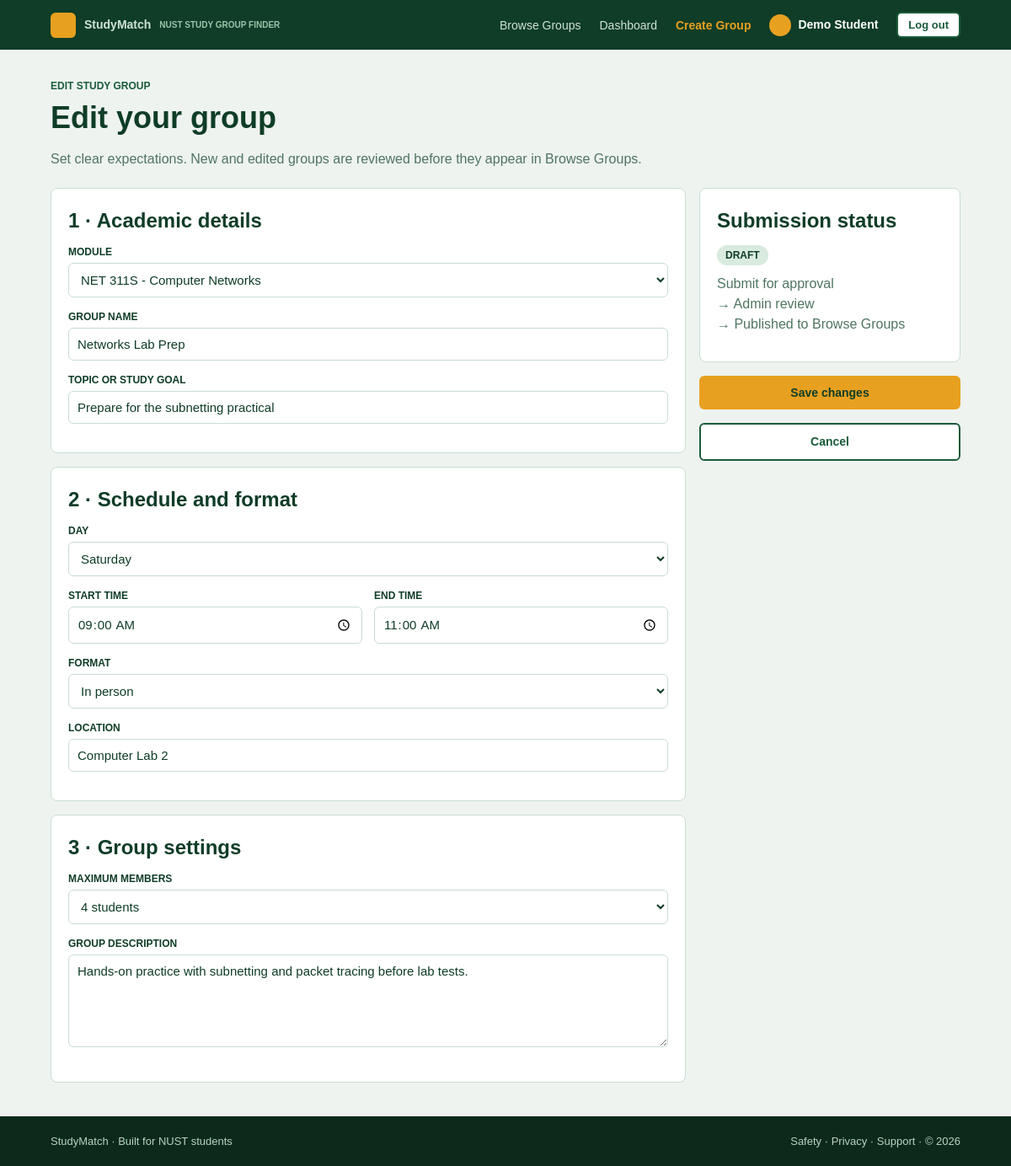
/studymatch-php/create-group.php?id=3 (signed in), run on the app's committed database.
### tables this page shows
CREATE TABLE study_groups (
  id           INT AUTO_INCREMENT PRIMARY KEY,
  module_id    INT NOT NULL,
  host_id      INT NOT NULL,
  title        VARCHAR(100) NOT NULL,
  study_goal   VARCHAR(150) NOT NULL,
  description  TEXT NOT NULL,
  day_of_week  ENUM('Monday','Tuesday','Wednesday','Thursday','Friday','Saturday','Sunday') NOT NULL,
  start_time   TIME NOT NULL,
  end_time     TIME NOT NULL,
  study_format ENUM('In person','Online') NOT NULL DEFAULT 'In person',
  location     VARCHAR(120) NOT NULL,
  max_members  INT NOT NULL DEFAULT 6,
  status       ENUM('pending','approved','rejected') NOT NULL DEFAULT 'pending',
  created_at   TIMESTAMP DEFAULT CURRENT_TIMESTAMP,
  FOREIGN KEY (module_id) REFERENCES modules(id),
  FOREIGN KEY (host_id)   REFERENCES users(id) ON DELETE CASCADE
);

CREATE TABLE modules (
  id   INT AUTO_INCREMENT PRIMARY KEY,
  code VARCHAR(10)  NOT NULL UNIQUE,
  name VARCHAR(120) NOT NULL
);

### studymatch-php/includes/db.php (called while the page is built, shortened)
<?php
$db_host = 'localhost';
$db_user = 'root';
$db_pass = '';
$db_name = 'studymatch';
function db() {
    global $db_host, $db_user, $db_pass, $db_name;
    static $conn = null;
    if ($conn !== null) {
        return $conn;
    }
    $conn = new mysqli($db_host, $db_user, $db_pass, $db_name);
    $conn->set_charset('utf8mb4');
    return $conn;
}

### studymatch-php/includes/helpers.php (called while the page is built, shortened)
<?php
function fmt_time($t) {
    return substr($t, 0, 5);
}
function fetch_all($sql, $types = '', $params = []) {
    $stmt = db()->prepare($sql);
    if ($types !== '') {
        $stmt->bind_param($types, ...$params);
    }
    $stmt->execute();
    $result = $stmt->get_result();
    $rows = [];
    while ($row = $result->fetch_assoc()) {
        $rows[] = $row;
    }
    return $rows;
}
function fetch_one($sql, $types = '', $params = []) {
    $rows = fetch_all($sql, $types, $params);
    return $rows[0] ?? null;
}

### studymatch-php/includes/auth.php (called while the page is built, shortened)
<?php
function current_user() {
    return [
        'id'   => (int)$_SESSION['user_id'],
        'name' => $_SESSION['user_name'],
        'role' => $_SESSION['user_role']
    ];
}
function require_login() {
    $user = current_user();
    return $user;
}
function e($text) {
    return htmlspecialchars((string)$text, ENT_QUOTES, 'UTF-8');
}

### studymatch-php/create-group.php (the view, shortened to what this page needs)
<?php
require __DIR__ . '/includes/auth.php';
require __DIR__ . '/includes/db.php';
require __DIR__ . '/includes/helpers.php';
$user = require_login();
$modules = fetch_all('SELECT id, code, name FROM modules ORDER BY code');
$edit_id = 0;
$module_id = '';
$title = '';
$study_goal = '';
$day_of_week = 'Tuesday';
$start_time = '16:00';
$end_time = '18:00';
$study_format = 'In person';
$location = 'NUST Library · Room 3';
$max_members = '6';
$description = '';
if (isset($_GET['id'])) {
    $edit_id = (int)$_GET['id'];
    $row = fetch_one('SELECT * FROM study_groups WHERE id = ? AND host_id = ?', 'ii', [$edit_id, $user['id']]);
    $module_id = $row['module_id'];
    $title = $row['title'];
    $study_goal = $row['study_goal'];
    $day_of_week = $row['day_of_week'];
    $start_time = fmt_time($row['start_time']);
    $end_time = fmt_time($row['end_time']);
    $study_format = $row['study_format'];
    $location = $row['location'];
    $max_members = $row['max_members'];
    $description = $row['description'];
}
require __DIR__ . '/includes/header.php';
?>
<main>
    <div class="container">
        <div class="page-title">
            <span class="small-label" style="color:#1a5c3a"><?= $edit_id == 0 ? 'NEW STUDY GROUP' : 'EDIT STUDY GROUP' ?></span>
            <h1><?= $edit_id == 0 ? 'Create a group' : 'Edit your group' ?></h1>
            <p class="muted">Set clear expectations. New and edited groups are reviewed before they appear in Browse Groups.</p>
        </div>
        <form class="two-column validate" method="post" action="create-group.php">
            <div class="stack">
                <section class="card">
                    <h2>1 · Academic details</h2>
                    <div class="field">
                        <label for="module">Module</label>
                        <select id="module" name="module_id" required>
                            <?php foreach ($modules as $m): ?>
                                <option value="<?= (int)$m['id'] ?>" <?= $module_id == $m['id'] ? 'selected' : '' ?>><?= e($m['code']) ?> - <?= e($m['name']) ?></option>
                            <?php endforeach; ?>
                        </select>
                    </div>
                    <div class="field">
                        <label for="title">Group name</label>
                        <input type="text" id="title" name="title" maxlength="100" placeholder="Data Structures &amp; Algorithms" required value="<?= e($title) ?>">
                    </div>
                    <div class="field">
                        <label for="goal">Topic or study goal</label>
                        <input type="text" id="goal" name="study_goal" maxlength="150" placeholder="Exam prep: trees, graphs and complexity" required value="<?= e($study_goal) ?>">
                    </div>
                </section>
                <section class="card">
                    <h2>2 · Schedule and format</h2>
                    <div class="field">
                        <label for="day">Day</label>
                        <select id="day" name="day_of_week">
                            <?php foreach (DAYS as $d): ?>
                                <option <?= $day_of_week === $d ? 'selected' : '' ?>><?= e($d) ?></option>
                            <?php endforeach; ?>
                        </select>
                    </div>
                    <div class="row-2">
                        <div class="field">
                            <label for="start">Start time</label>
                            <input type="time" id="start" name="start_time" required value="<?= e($start_time) ?>">
                        </div>
                        <div class="field">
                            <label for="end">End time</label>
                            <input type="time" id="end" name="end_time" required value="<?= e($end_time) ?>">
                        </div>
                    </div>
                    <div class="field">
                        <label for="format">Format</label>
                        <select id="format" name="study_format">
                            <?php foreach (FORMATS_GROUP as $f): ?>
                                <option <?= $study_format === $f ? 'selected' : '' ?>><?= e($f) ?></option>
                            <?php endforeach; ?>
                        </select>
                    </div>
                    <div class="field">
                        <label for="location">Location</label>
                        <input type="text" id="location" name="location" maxlength="120" required value="<?= e($location) ?>">
                    </div>
                </section>
                <section class="card">
                    <h2>3 · Group settings</h2>
                    <div class="field">
                        <label for="max">Maximum members</label>
                        <select id="max" name="max_members">
                            <?php for ($n = 2; $n <= 10; $n++): ?>
                                <option value="<?= $n ?>" <?= $max_members == $n ? 'selected' : '' ?>><?= $n ?> students</option>
                            <?php endfor; ?>
                        </select>
                    </div>
                    <div class="field">
                        <label for="description">Group description</label>
                        <textarea id="description" name="description" maxlength="2000" placeholder="Describe the session format and expectations..." data-check="message" required><?= e($description) ?></textarea>
                    </div>
                </section>
            </div>
            <div class="stack">
                <section class="card">
                    <h2>Submission status</h2>
                    <span class="badge badge-spots">DRAFT</span>
                    <p class="muted" style="margin-top:10px">Submit for approval<br>→ Admin review<br>→ Published to Browse Groups</p>
                </section>
                <button type="submit" class="btn btn-amber btn-full"><?= $edit_id == 0 ? 'Submit for approval' : 'Save changes' ?></button>
                <a href="dashboard.php" class="btn btn-outline btn-full">Cancel</a>
            </div>
        </form>
    </div>
</main>
<?php require __DIR__ . '/includes/footer.php'; ?>

### studymatch-php/style.css (style rules this page uses)
:root { --dark-green: #0f3d27; --green: #1a5c3a; --light-green: #2d7a52; --pale-green: #d9eadf; --background: #eef3f0; --amber: #e8a020; --white: #ffffff; --red: #c0392b; --border: #c9ddd1; }
* { box-sizing: border-box; }
body { margin: 0; font-family: Arial, Helvetica, sans-serif; background: var(--background); color: var(--dark-green); line-height: 1.5; }
h1, h2, h3 { margin: 0 0 10px 0; }
p { margin: 0 0 12px 0; }
a { color: inherit; }
.container { width: 90%; max-width: 1100px; margin: 0 auto; }
.small-label { font-size: 12px; font-weight: bold; text-transform: uppercase; color: var(--amber); }
.muted { color: #4f7561; }
.btn { display: inline-block; padding: 10px 18px; border: 2px solid transparent; border-radius: 6px; font-size: 14px; font-weight: bold; text-decoration: none; text-align: center; cursor: pointer; }
.btn-amber { background: var(--amber); color: var(--dark-green) !important; }
.btn-outline { background: var(--white); color: var(--green) !important; border-color: var(--green); }
.btn-full { display: block; width: 100%; }
.card { background: var(--white); color: var(--dark-green); border: 1px solid var(--border); border-radius: 8px; padding: 20px; }
.badge { display: inline-block; padding: 3px 10px; border-radius: 20px; font-size: 12px; font-weight: bold; }
.badge-spots { background: var(--pale-green); color: var(--dark-green); }
label { display: block; margin-bottom: 4px; font-size: 12px; font-weight: bold; text-transform: uppercase; }
input, select, textarea { width: 100%; padding: 10px; font-size: 15px; font-family: inherit; border: 1px solid var(--border); border-radius: 6px; background: var(--white); color: var(--dark-green); }
textarea { min-height: 110px; }
.field { margin-bottom: 14px; }
.row-2 { display: grid; grid-template-columns: repeat(2, 1fr); gap: 14px; }
.page-title { padding: 30px 0 10px 0; }
.page-title h1 { font-size: 36px; }
.stack { display: grid; gap: 16px; }
.two-column { display: grid; grid-template-columns: 1fr 310px; gap: 16px; align-items: start; padding-bottom: 40px; }
.two-column .stack { gap: 16px; }

### data on the page
study_groups: module_id "NET 311S - Computer Networks", title "Networks Lab Prep", study_goal "Prepare for the subnetting practical", start_time "09:00", end_time "11:00", location "Computer Lab 2", max_members "4 students", description "Hands-on practice with subnetting and packet tracing before lab tests."

### other printed values
$user['name'] "Demo Student"
form field day_of_week "Saturday"
form field study_format "In person"
